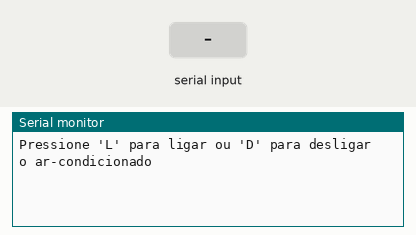
Simulated run of this sketch. Board: Arduino Uno, built with avr-gcc and run on an emulated ATmega328P. Parts: the last lines printed to the serial monitor. The test bench sets the inputs (shaded band).

Above: at 1.2 s.
1.3 s: "L" received over Serial
At 2.3 s:
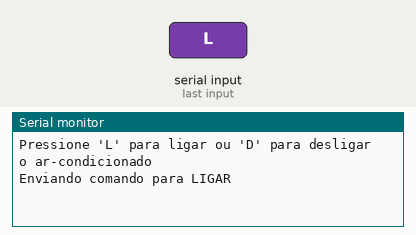
2.8 s: "D" received over Serial
At 3.5 s:
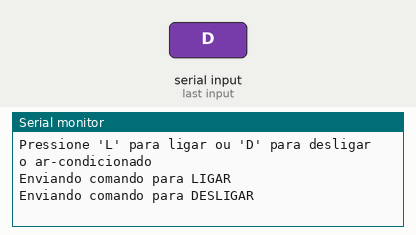

Measured:
- after the input at 1.3 s, the serial monitor: prints a new line at once (image 1)
- after the input at 2.8 s, the serial monitor: prints a new line at once (image 2)

The sketch:

mandarSInal.ino
```cpp
#include <IRremote.h>

const int irEmitterPin = 3; // Pino conectado ao emissor IR
IRsend irSender;

unsigned long ligarCodigo = 0x4E5B7891;  // Substitua pelo código capturado para "Ligar"
unsigned long desligarCodigo = 0xEC6DD3FA; // Substitua pelo código capturado para "Desligar"

void setup() {
  Serial.begin(9600);
  irSender.begin(irEmitterPin); // Inicializa o emissor IR
  Serial.println("Pressione 'L' para ligar ou 'D' para desligar o ar-condicionado");
}

void loop() {
  if (Serial.available()) {
    char comando = Serial.read(); // Lê o comando do monitor serial
    if (comando == 'L') {
      Serial.println("Enviando comando para LIGAR");
      irSender.sendNEC(ligarCodigo, 32); // Envia o código para Ligar
    } else if (comando == 'D') {
      Serial.println("Enviando comando para DESLIGAR");
      irSender.sendNEC(desligarCodigo, 32); // Envia o código para Desligar
    }
  }
}
```
